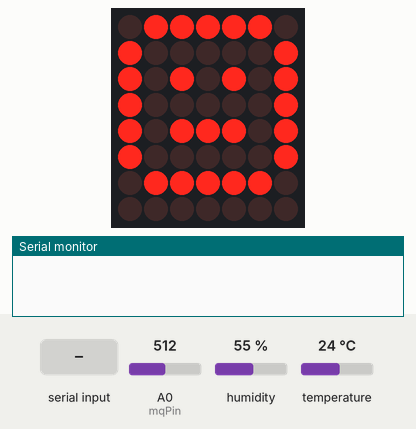
Simulated run of this sketch. Board: Arduino Mega 2560, built with avr-gcc and run on an emulated ATmega2560. Parts: 7×8 LED matrix, the last lines printed to the serial monitor. Wiring (inferred from the names in the program): LED matrix (orientation assumed): rows pin 31, pin 32, pin 33, pin 34, pin 35, pin 36, pin 37, pin 38; columns pin 23, pin 24, pin 25, pin 26, pin 27, pin 28, pin 29. Inputs (shaded band) come from the test bench; at power-on: temperature 24 °C, A0 (mqPin) = 512, humidity 55 %.

Above: at 1.2 s.
1.3 s: "100\n" received over Serial
At 2.6 s:
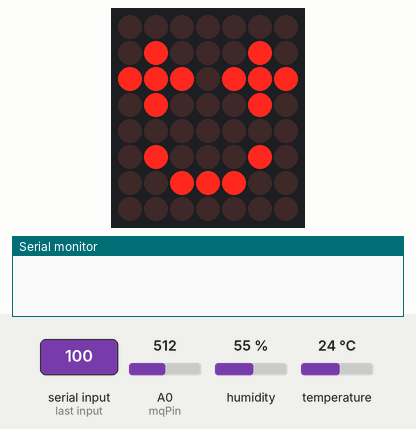
10.5 s: "111\n" received over Serial
At 12.0 s:
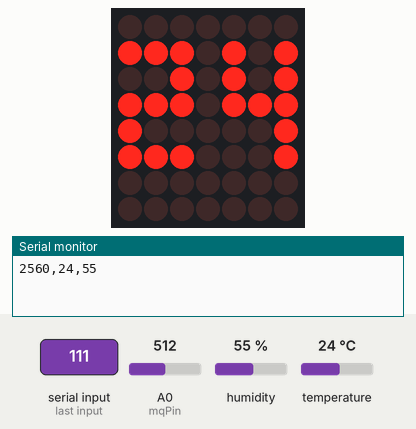
13.0 s: temperature set to 12 °C
At 20.7 s:
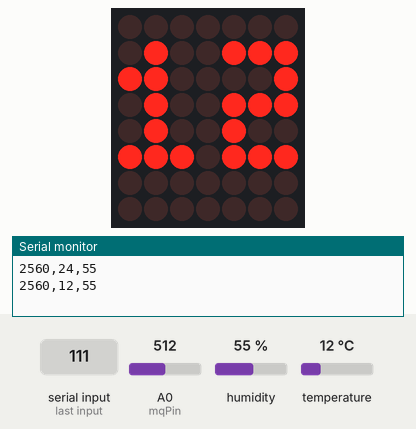
21.6 s: temperature set to 19 °C
At 31.3 s:
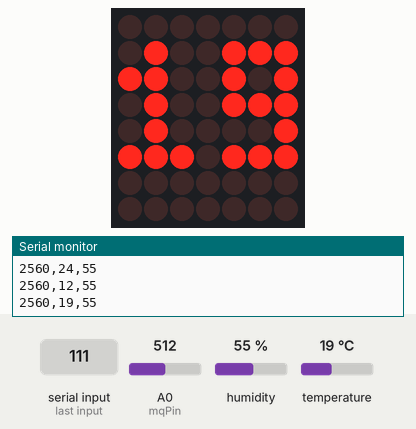
31.6 s: "5\n" received over Serial
At 33.8 s:
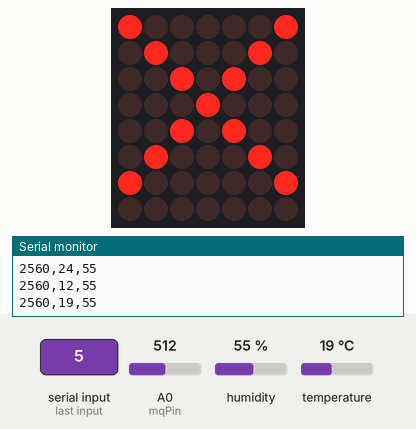
34.1 s: "90,45\n" received over Serial
At 35.4 s:
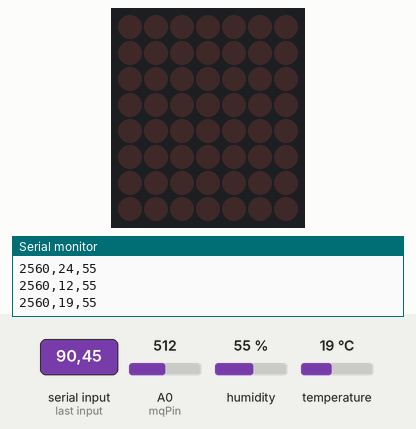
Timing chart, 0 to 36.6 s (numbered marks = the images above; inputs shaded):
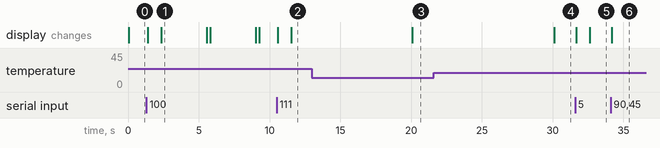

Measured:
- after the input at 1.3 s, the display: first changes after 0.08 s (image 1 shows a later state)
- after the input at 10.5 s, the display: first changes after 0.08 s (image 2 shows a later state)
- after the input at 13.0 s, the display: changes after 7.1 s (image 3)
- after the input at 21.6 s, the display: changes after 8.5 s (image 4)
- after the input at 31.6 s, the display: first changes after 0.08 s (image 5 shows a later state)
- after the input at 34.1 s, the display: changes after 0.08 s (image 6)
- what the display in image 1 shows lasts 3.3 s, from 2.3 s to 5.6 s

The sketch:

matrix.ino
```cpp
const byte colPins[8] = {23,24,25,26,27,28,29,30};
const byte blueRows[8] = {31,32,33,34,35,36,37,38};
const byte greenRows[8] = {39,40,41,42,43,44,45,46};
#include <dht.h>

dht DHT;

#define DHT11_PIN 12
const int mqPin = A0;

unsigned long lastDhtRead = 0;
int temperature = 0;
int humidity = 0;

enum DisplayType { STATIC, ANIMATION };
struct Animation {
  byte frames[50][7][7];
  unsigned long delays[50];
  int frameCount;
};
const byte DIGITS[10][5][3] = {
  {
    {1,1,1},
    {1,0,1},
    {1,0,1},
    {1,0,1},
    {1,1,1}},
  {
    {0,1,0},
    {1,1,0},
    {0,1,0},
    {0,1,0},
    {1,1,1}},
  {
    {1,1,1},
    {0,0,1},
    {1,1,1},
    {1,0,0},
    {1,1,1}},
  {
    {1,1,1},
    {0,0,1},
    {0,1,1},
    {0,0,1},
    {1,1,1}},
  {
    {1,0,1},
    {1,0,1},
    {1,1,1},
    {0,0,1},
    {0,0,1}},
  {
    {1,1,1},
    {1,0,0},
    {1,1,1},
    {0,0,1},
    {1,1,1}},
  {
    {1,1,1},
    {1,0,0},
    {1,1,1},
    {1,0,1},
    {1,1,1}},
  {
    {1,1,1},
    {0,0,1},
    {0,1,0},
    {1,0,0},
    {1,0,0}},
  {
    {1,1,1},
    {1,0,1},
    {1,1,1},
    {1,0,1},
    {1,1,1}},
  {
    {1,1,1},
    {1,0,1},
    {1,1,1},
    {0,0,1},
    {1,1,1}}
};
byte twoDigit[7][7];

void makeNumber(int number) {
    for(int r=0;r<7;r++){
      for(int c=0;c<7;c++){
        twoDigit[r][c] = 0;
      }
    }
    int tens = number / 10;
    int ones = number % 10;

    for(int r=0;r<5;r++)
      for(int c=0;c<3;c++)
        twoDigit[r+1][c] = DIGITS[tens][r][c];

    for(int r=0;r<5;r++)
      for(int c=0;c<3;c++)
        twoDigit[r+1][c+4] = DIGITS[ones][r][c];
}


byte patterns[][7][7] = {
  { {0,1,1,1,1,1,0},
    {1,0,0,0,0,0,1},
    {1,0,1,0,1,0,1},
    {1,0,0,0,0,0,1},
    {1,0,1,0,1,0,1},
    {1,0,0,1,0,0,1},
    {0,1,1,1,1,1,0}
  },
  {
    {0,1,1,1,1,1,0},
    {1,0,0,0,0,0,1},
    {1,0,1,0,1,0,1},
    {1,0,0,0,0,0,1},
    {1,0,1,1,1,0,1},
    {1,0,0,0,0,0,1},
    {0,1,1,1,1,1,0}
  },
  {
    {0,1,1,1,1,1,0},
    {1,0,0,0,0,0,1},
    {1,0,1,0,1,0,1},
    {1,0,0,0,0,0,1},
    {1,0,0,1,0,0,1},
    {1,0,1,0,1,0,1},
    {0,1,1,1,1,1,0}
  },
  { // 3: zigzag
    {1,0,0,1,0,0,1},
    {0,1,0,1,0,1,0},
    {0,0,1,1,1,0,0},
    {1,1,1,1,1,1,1},
    {0,0,1,1,1,0,0},
    {0,1,0,1,0,1,0},
    {1,0,0,1,0,0,1}
  },
  { // 4: checker
    {1,0,1,0,1,0,1},
    {0,1,0,1,0,1,0},
    {1,0,1,0,1,0,1},
    {0,1,0,1,0,1,0},
    {1,0,1,0,1,0,1},
    {0,1,0,1,0,1,0},
    {1,0,1,0,1,0,1}
  },
  {
    {1,0,0,0,0,0,1},
    {0,1,0,0,0,1,0},
    {0,0,1,0,1,0,0},
    {0,0,0,1,0,0,0},
    {0,0,1,0,1,0,0},
    {0,1,0,0,0,1,0},
    {1,0,0,0,0,0,1}
  },
  {
    {0,0,0,1,0,0,0},
    {0,0,1,0,1,0,0},
    {0,1,0,0,0,1,0},
    {1,0,0,0,0,0,1},
    {0,1,0,0,0,1,0},
    {0,0,1,0,1,0,0},
    {0,0,0,1,0,0,0}
  },
  {
    {0,0,1,1,1,0,0},
    {0,1,0,1,0,1,0},
    {1,0,0,1,0,0,1},
    {1,1,1,1,1,1,1},
    {1,0,0,1,0,0,1},
    {0,1,0,1,0,1,0},
    {0,0,1,1,1,0,0}
  },
  {
    {1,0,0,1,0,0,1},
    {0,1,0,1,0,1,0},
    {0,0,1,0,1,0,0},
    {0,1,0,1,0,1,0},
    {1,0,0,1,0,0,1},
    {0,0,1,0,1,0,0},
    {0,1,0,1,0,1,0}
  },
  {
    {0,1,1,1,1,1,0},
    {0,1,0,1,0,1,0},
    {0,1,1,1,1,1,0},
    {0,1,0,1,0,1,0},
    {0,1,1,1,1,1,0},
    {0,1,0,1,0,1,0},
    {0,1,1,1,1,1,0}
  },
  {
    {0,0,1,1,1,0,0},
    {0,1,0,1,0,1,0},
    {1,0,0,0,0,0,1},
    {1,0,0,0,0,0,1},
    {1,0,0,0,0,0,1},
    {0,1,0,1,0,1,0},
    {0,0,1,1,1,0,0}
  },
  {
    {0,0,0,0,0,0,0},
    {0,1,1,1,1,1,0},
    {1,0,1,0,1,0,1},
    {1,0,1,0,1,0,1},
    {1,0,1,0,1,0,1},
    {0,1,1,1,1,1,0},
    {0,0,0,0,0,0,0}
  },
  {
    {1,1,1,1,1,1,1},
    {1,0,0,0,0,0,1},
    {1,0,0,1,1,0,1},
    {1,0,1,0,0,1,1},
    {1,0,0,1,1,0,1},
    {1,0,0,0,0,0,1},
    {1,1,1,1,1,1,1}
  },
  {
    {0,0,1,1,1,0,0},
    {0,1,1,1,1,1,0},
    {1,1,1,1,1,1,1},
    {0,1,1,1,1,1,0},
    {0,0,1,1,1,0,0},
    {0,0,0,1,0,0,0},
    {0,0,0,0,0,0,0}
  },
  {
    {1,1,1,1,1,1,1},
    {1,0,0,0,1,0,1},
    {1,0,0,1,0,0,1},
    {1,0,1,0,0,0,1},
    {1,0,0,1,0,0,1},
    {1,0,0,0,1,0,1},
    {1,1,1,1,1,1,1}
  },
  {
    {0,1,1,1,1,1,0},
    {1,0,0,0,0,0,1},
    {1,0,1,1,1,0,1},
    {1,0,1,0,1,0,1},
    {1,0,1,1,1,0,1},
    {1,0,0,0,0,0,1},
    {0,1,1,1,1,1,0}
  },
  {
    {0,1,0,1,0,0,0},
    {0,1,1,1,1,1,0},
    {1,1,1,1,1,1,1},
    {0,1,1,1,1,1,0},
    {0,0,1,1,1,0,0},
    {0,0,0,1,0,0,0},
    {0,1,0,0,0,0,0}
  },
  {
    {0,0,0,0,0,0,0},
    {0,1,0,0,0,1,0},
    {0,1,1,0,1,1,0},
    {0,0,0,0,0,0,0},
    {0,0,0,1,0,0,0},
    {0,1,0,0,0,1,0},
    {0,0,1,1,1,0,0}
  },
  {
    {0,0,0,0,0,0,0},
    {1,1,1,0,1,1,1},
    {0,0,1,0,0,0,1},
    {1,1,1,0,0,0,1},
    {1,0,0,0,0,0,1},
    {1,1,1,0,0,0,1},
    {0,0,0,0,0,0,0}
  }
};

Animation blinkFace = {
  {

    {
    {0,0,0,0,0,0,0},
    {0,0,0,0,0,0,0},
    {0,0,0,0,0,0,0},
    {0,0,0,0,0,0,0},
    {0,0,0,0,0,0,0},
    {0,1,0,0,0,1,0},
    {0,0,1,1,1,0,0}
    },
    {
    {0,0,0,0,0,0,0},
    {0,1,0,0,0,1,0},
    {1,1,1,0,1,1,1},
    {0,1,0,0,0,1,0},
    {0,0,0,0,0,0,0},
    {0,1,0,0,0,1,0},
    {0,0,1,1,1,0,0}
    }
  },
  {250, 3200},
  2
};
Animation loading = {
  {
    {
    {0,0,0,0,0,0,0},
    {0,0,1,1,1,0,0},
    {0,0,0,0,0,1,0},
    {0,0,0,0,0,0,0},
    {0,0,0,0,0,0,0},
    {0,0,0,0,0,0,0},
    {0,0,0,0,0,0,0}
    },
    {
    {0,0,0,0,0,0,0},
    {0,0,0,1,1,0,0},
    {0,0,0,0,0,1,0},
    {0,0,0,0,0,1,0},
    {0,0,0,0,0,0,0},
    {0,0,0,0,0,0,0},
    {0,0,0,0,0,0,0}
    },
    {
    {0,0,0,0,0,0,0},
    {0,0,0,0,1,0,0},
    {0,0,0,0,0,1,0},
    {0,0,0,0,0,1,0},
    {0,0,0,0,0,1,0},
    {0,0,0,0,0,0,0},
    {0,0,0,0,0,0,0}
    },
    {
    {0,0,0,0,0,0,0},
    {0,0,0,0,0,0,0},
    {0,0,0,0,0,1,0},
    {0,0,0,0,0,1,0},
    {0,0,0,0,0,1,0},
    {0,0,0,0,1,0,0},
    {0,0,0,0,0,0,0}
    },
    {
    {0,0,0,0,0,0,0},
    {0,0,0,0,0,0,0},
    {0,0,0,0,0,0,0},
    {0,0,0,0,0,1,0},
    {0,0,0,0,0,1,0},
    {0,0,0,1,1,0,0},
    {0,0,0,0,0,0,0}
    },
    {
    {0,0,0,0,0,0,0},
    {0,0,0,0,0,0,0},
    {0,0,0,0,0,0,0},
    {0,0,0,0,0,0,0},
    {0,0,0,0,0,1,0},
    {0,0,1,1,1,0,0},
    {0,0,0,0,0,0,0}
    },
    {
    {0,0,0,0,0,0,0},
    {0,0,0,0,0,0,0},
    {0,0,0,0,0,0,0},
    {0,0,0,0,0,0,0},
    {0,1,0,0,0,0,0},
    {0,0,1,1,1,0,0},
    {0,0,0,0,0,0,0}
    },
    {
    {0,0,0,0,0,0,0},
    {0,0,0,0,0,0,0},
    {0,0,0,0,0,0,0},
    {0,1,0,0,0,0,0},
    {0,1,0,0,0,0,0},
    {0,0,1,1,0,0,0},
    {0,0,0,0,0,0,0}
    },
    {
    {0,0,0,0,0,0,0},
    {0,0,0,0,0,0,0},
    {0,1,0,0,0,0,0},
    {0,1,0,0,0,0,0},
    {0,1,0,0,0,0,0},
    {0,0,1,0,0,0,0},
    {0,0,0,0,0,0,0}
    },
    {
    {0,0,0,0,0,0,0},
    {0,0,1,0,0,0,0},
    {0,1,0,0,0,0,0},
    {0,1,0,0,0,0,0},
    {0,1,0,0,0,0,0},
    {0,0,0,0,0,0,0},
    {0,0,0,0,0,0,0}
    },
    {
    {0,0,0,0,0,0,0},
    {0,0,1,1,0,0,0},
    {0,1,0,0,0,0,0},
    {0,1,0,0,0,0,0},
    {0,0,0,0,0,0,0},
    {0,0,0,0,0,0,0},
    {0,0,0,0,0,0,0}
    },
    {
    {0,0,0,0,0,0,0},
    {0,0,1,1,1,0,0},
    {0,1,0,0,0,0,0},
    {0,0,0,0,0,0,0},
    {0,0,0,0,0,0,0},
    {0,0,0,0,0,0,0},
    {0,0,0,0,0,0,0}
    },

  },
  {50,50,50,50,50,50,50,50,50,50,50},
  12
};

DisplayType currentMode = STATIC;
byte (*selectedPattern)[7] = patterns[1];
Animation* selectedAnimation = &loading;

int currentFrame = 0;
unsigned long lastSwitch = 0;

Animation* animations[] = {
  &blinkFace,
  &loading
};


void setup() {
  Serial.begin(9600);
  for (int i=0;i<7;i++){ pinMode(colPins[i],OUTPUT); digitalWrite(colPins[i],LOW); }
  for (int i=0;i<8;i++){ pinMode(blueRows[i],OUTPUT); digitalWrite(blueRows[i],HIGH); }
  for (int i=0;i<8;i++){ pinMode(greenRows[i],OUTPUT); digitalWrite(greenRows[i],HIGH); }

}
int cmd =0 ;
void loop() {

  if (millis() - lastDhtRead >= 10000 ) {
    int chk = DHT.read11(DHT11_PIN);
    int raw = analogRead(mqPin);
    temperature = DHT.temperature;
    humidity = DHT.humidity;
    Serial.print(raw*5);
    Serial.print(",");
    Serial.print(temperature);
    Serial.print(",");
    Serial.println(humidity);

    makeNumber(temperature);
    lastDhtRead = millis();
  }
    if (Serial.available()) {
    cmd = Serial.parseInt();
    switch (cmd) {
      case 1 ... 50:
        selectedPattern = patterns[cmd];
        currentMode = STATIC;
        break;
      case 100 ... 110:
        selectedAnimation = animations[cmd-100];
        currentFrame = 0;
        lastSwitch = millis();
        currentMode = ANIMATION;
        break;
      case 111:
        selectedPattern = twoDigit;
        currentMode = STATIC;
        break;
    }
  }


  if (currentMode == STATIC) {
    showPattern(selectedPattern);
  } else if (currentMode == ANIMATION) {
    if (millis() - lastSwitch > selectedAnimation->delays[currentFrame]) {
      currentFrame = (currentFrame + 1) % selectedAnimation->frameCount ;
      lastSwitch = millis();
    }
    showPattern(selectedAnimation->frames[currentFrame]);
  }
}

void showPattern(byte pixels[7][7]) {
  for (int col = 0; col < 7; col++) {
    for (int c = 0; c < 7; c++) digitalWrite(colPins[c], LOW);
    digitalWrite(colPins[col], HIGH);

    for (int row = 0; row < 7; row++) {
      if (pixels[row][col] == 1) {
        digitalWrite(blueRows[row], LOW);
        digitalWrite(greenRows[row], LOW);

      }
      else{
       digitalWrite(blueRows[row], HIGH);
       digitalWrite(greenRows[row], HIGH);

       }
    }
    delayMicroseconds(400);
    for (int row = 0; row < 7; row++) {
      digitalWrite(blueRows[row], HIGH);
      digitalWrite(greenRows[row], HIGH);

      }
  }
}
```
